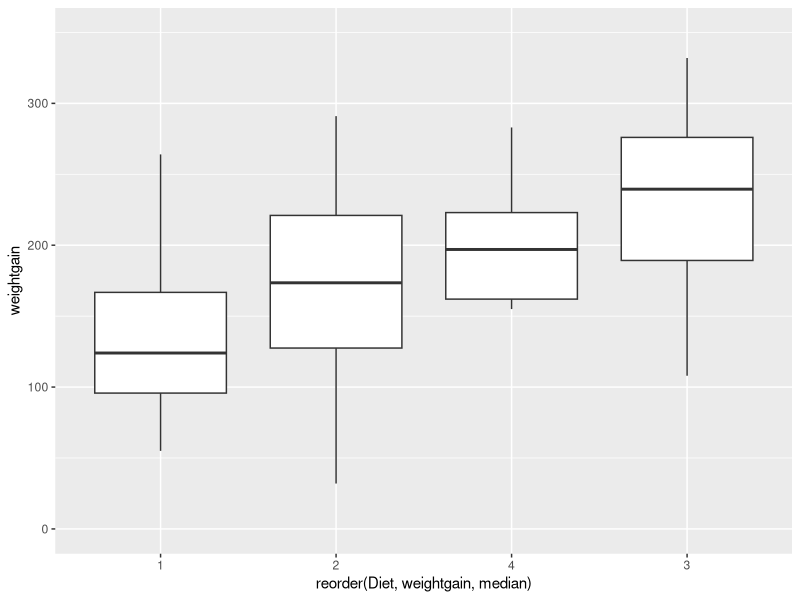
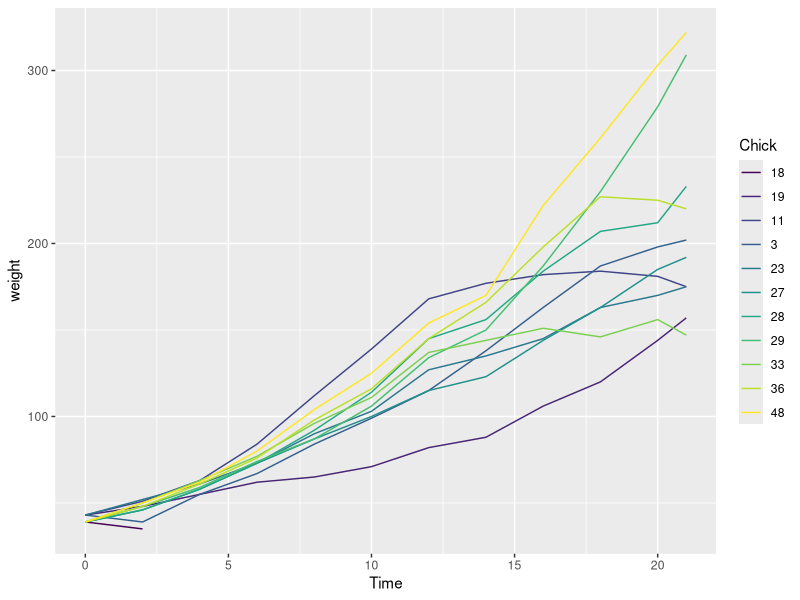
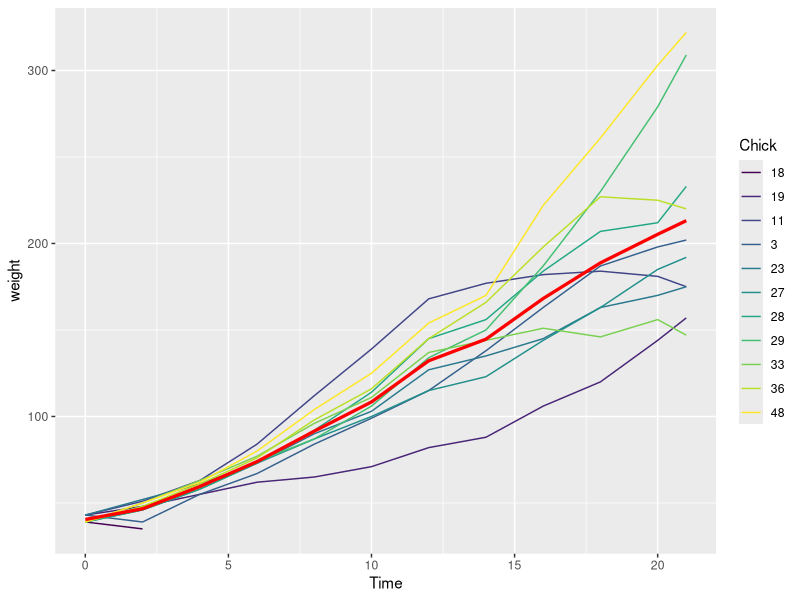
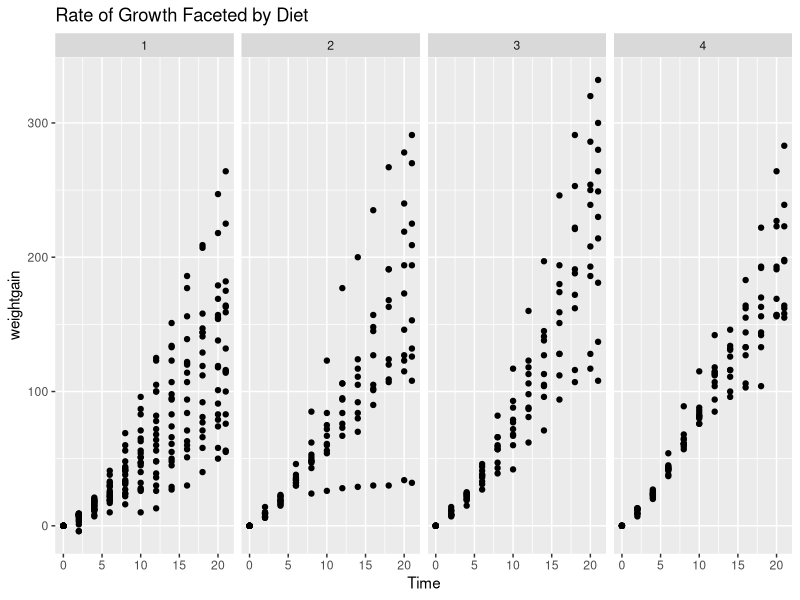

Reproduce these figures in R, in order.
## ---- chunk 1
knitr::opts_chunk$set(echo = TRUE)

library(dplyr)
library(ggplot2)

str(ChickWeight)
summary(ChickWeight)

weight0 <- ChickWeight %>% 
  group_by(Diet) %>% 
  summarize(n = n(),
          avg_weight = mean(weight, na.rm=TRUE),
          sd = sd(weight, na.rm=TRUE)) %>% 
  as.data.frame()
## ---- chunk 2
print(weight0)
## ---- chunk 3
ChickWeight %>% 
  group_by(Chick) %>% 
  tally() %>% 
  arrange(Chick)

complete <- ChickWeight

## ---- chunk 4
print(head(complete, 3))
## ---- chunk 5
complete <- complete %>% 
  group_by(Chick) %>% 
  mutate(weightgain = weight - weight[Time==0])
## ---- chunk 6
print(head(complete, 3))
## ---- chunk 7
complete %>% 
  filter(Time == 21) %>% 
  ggplot(aes(x=reorder(Diet, weightgain, median), y=weightgain)) +
  geom_boxplot() +
  ylim(c(0, 350))
## ---- chunk 8
complete %>% 
  filter(Time == 21) %>% 
  arrange(-weightgain) %>% 
  tail(1)

complete %>% 
  filter(Time == 21) %>% 
  arrange(-weightgain) %>% 
  head(1)
## ---- chunk 9
complete %>% 
  filter(Time==0) %>% 
  arrange(-weight)

complete %>% 
  filter(Time==0) %>% 
  arrange(weight)

meanweights <- complete %>% 
  group_by(Time) %>% 
  summarise(mean = mean(weight, na.rm=TRUE)) %>% 
  as.data.frame()

meanweights
## ---- chunk 10
complete %>% 
  filter(Chick %in% c(3, 11, 19, 23, 18, 27, 28, 29, 33, 36, 48)) %>% 
  ggplot(aes(x=Time, y=weight, group=Chick, color=Chick)) +
  geom_line()
## ---- chunk 11
complete %>% 
  filter(Chick %in% c(3, 11, 19, 23, 18, 27, 28, 29, 33, 36, 48)) %>% 
  ggplot(aes(x=Time, y=weight, group=Chick, color=Chick)) +
  geom_line() +
  stat_summary(aes(y=weight,group=1), fun.y=mean, colour="red", geom="line", size=1.125, group=1)
## ---- chunk 12
complete %>% 
  ggplot(aes(x=Time, y=weightgain)) +
  geom_point() +
  facet_grid(~Diet) +
  ggtitle("Rate of Growth Faceted by Diet")

model <- lm(weight ~ Time + Diet, data = ChickWeight)
summary(model)

ChickWeightadj <- ChickWeight
ChickWeightadj$Time2 <- ChickWeightadj$Time * ChickWeightadj$Time

model2 <- lm(weight ~ Time + Diet + Time2, data=ChickWeightadj)
summary(model2)
